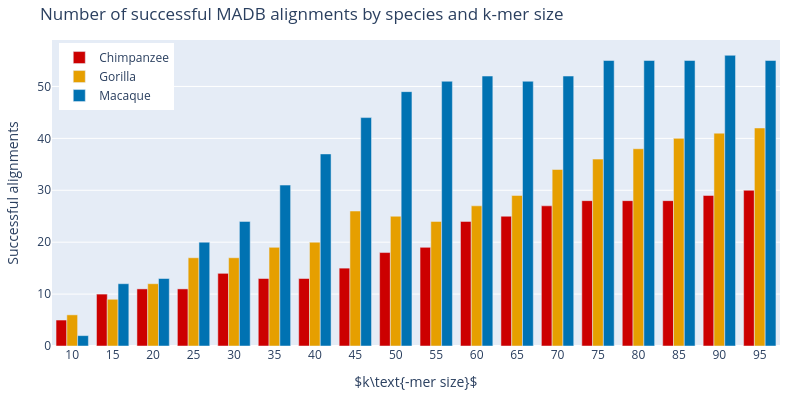

Source (notebook cell):
### Code cell
import plotly.graph_objects as go
import pandas as pd

# Assuming observed_df is already created and has species as index and k-mers as columns
# Also assuming expected_kmers is a sorted list of integers from 10 to 95
expected_kmers = list(range(10, 100, 5))

species_colors = {
    "Chimpanzee": "#CC0000",  # Red
    "Gorilla":    "#E69F00",  # Orange-Yellow
    "Macaque":    "#0072B2",  # Blue
}

# Only include species of interest in plot (you can add "Chimp+Macaque" if desired)
species_to_plot = ["Chimpanzee", "Gorilla", "Macaque"]

fig = go.Figure()

for species in species_to_plot:
    fig.add_trace(go.Bar(
        x=expected_kmers,
        y=observed_df.loc[species, expected_kmers],
        name=species,
        marker_color=species_colors[species]
    ))

fig.update_layout(
    barmode="group",
    xaxis_title="$k\\text{-mer size}$",
    yaxis_title="Successful alignments",
    title="Number of successful MADB alignments by species and k-mer size",
    legend=dict(x=0.01, y=0.99),
    width=800,
    height=400,
    margin=dict(l=40, r=20, t=40, b=40),
    xaxis=dict(
        tickmode="array",
        tickvals=expected_kmers,
        ticktext=[str(k) for k in expected_kmers]
    )
)


# Save
writer = pdf_writer()
writer(fig, "successful_madb_alignments.pdf")
fig.show()

### Figure 1 — Plotly figure (JSON) as saved in the notebook; plotly's stock layout.template omitted (floating-point values rounded to 4 significant figures)
{"data": [{"marker": {"color": "#CC0000"}, "name": "Chimpanzee", "type": "bar", "x": [10, 15, 20, 25, 30, 35, 40, 45, 50, 55, 60, 65, 70, 75, 80, 85, 90, 95], "y": [5, 10, 11, 11, 14, 13, 13, 15, 18, 19, 24, 25, 27, 28, 28, 28, 29, 30]}, {"marker": {"color": "#E69F00"}, "name": "Gorilla", "type": "bar", "x": [10, 15, 20, 25, 30, 35, 40, 45, 50, 55, 60, 65, 70, 75, 80, 85, 90, 95], "y": [6, 9, 12, 17, 17, 19, 20, 26, 25, 24, 27, 29, 34, 36, 38, 40, 41, 42]}, {"marker": {"color": "#0072B2"}, "name": "Macaque", "type": "bar", "x": [10, 15, 20, 25, 30, 35, 40, 45, 50, 55, 60, 65, 70, 75, 80, 85, 90, 95], "y": [2, 12, 13, 20, 24, 31, 37, 44, 49, 51, 52, 51, 52, 55, 55, 55, 56, 55]}], "layout": {"barmode": "group", "height": 400, "legend": {"x": 0.01, "y": 0.99}, "margin": {"b": 40, "l": 40, "r": 20, "t": 40}, "title": {"text": "Number of successful MADB alignments by species and k-mer size"}, "width": 800, "xaxis": {"tickmode": "array", "ticktext": ["10", "15", "20", "25", "30", "35", "40", "45", "50", "55", "60", "65", "70", "75", "80", "85", "90", "95"], "tickvals": [10, 15, 20, 25, 30, 35, 40, 45, 50, 55, 60, 65, 70, 75, 80, 85, 90, 95], "title": {"text": "$k\\text{-mer size}$"}}, "yaxis": {"title": {"text": "Successful alignments"}}}}
